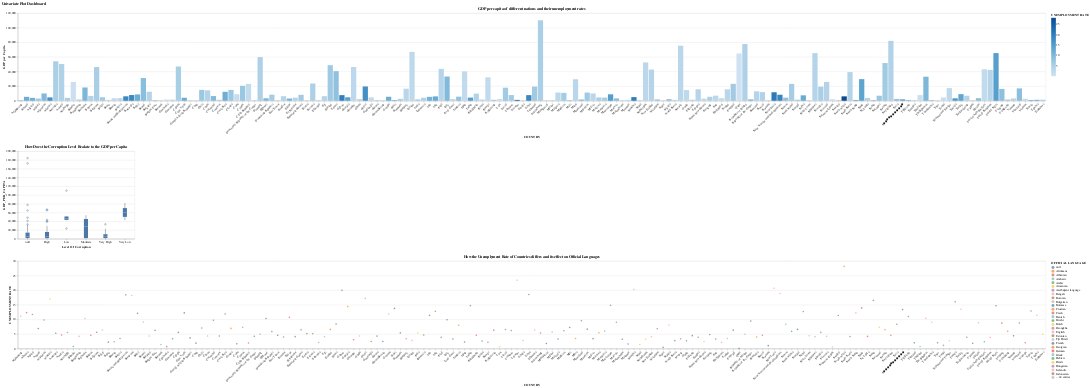

Notebook source saved alongside this figure:
### Code cell
alt.vconcat(
    alt.hconcat(country_gdp_plot.encode(alt.X('COUNTRY', axis = alt.Axis(labelAngle=-45)))),
    alt.hconcat(
        gdp_plot.properties(width=400, height=300)  # Set width and height as needed
    ),
    alt.hconcat(country_plot.encode(alt.X('COUNTRY', axis = alt.Axis(labelAngle=-45))),),
    title='Univariate Plot Dashboard'
).resolve_legend(
    color='independent'
).configure_axis(
    labelAngle=0
)

### Figure 1 — Vega-Lite specification as saved in the notebook (floating-point values rounded to 4 significant figures; data arrays with more than 128 entries replaced by an {"elided": "..."} marker saying what was removed)
{"config": {"view": {"continuousWidth": 300, "continuousHeight": 300}, "axis": {"labelAngle": 0}}, "vconcat": [{"hconcat": [{"mark": {"type": "bar"}, "encoding": {"color": {"field": "UNEMPLOYMENT RATE", "type": "quantitative"}, "x": {"axis": {"labelAngle": -45}, "field": "COUNTRY", "type": "nominal"}, "y": {"field": "GDP_PER_CAPITA", "title": "GDP per Capita", "type": "quantitative"}}, "title": "GDP per capita of different nations and their unemployment rates"}]}, {"hconcat": [{"mark": {"type": "boxplot"}, "encoding": {"x": {"field": "Level Of Corruption", "type": "nominal"}, "y": {"field": "GDP_PER_CAPITA", "type": "quantitative"}}, "height": 300, "title": "How Does the Corruption Level Realate to the GDP per Capita", "width": 400}]}, {"hconcat": [{"mark": {"type": "circle"}, "encoding": {"color": {"field": "OFFICIAL LANGUAGE", "type": "nominal"}, "x": {"axis": {"labelAngle": -45}, "field": "COUNTRY", "type": "nominal"}, "y": {"field": "UNEMPLOYMENT RATE", "type": "quantitative"}}, "title": "How the Unemplyment Rate of Countries differs and its effect on Official Languages"}]}], "data": {"name": "data-262f40a53c343d2d2614cd95f6703c32"}, "resolve": {"legend": {"color": "independent"}}, "title": "Univariate Plot Dashboard", "$schema": "https://vega.github.io/schema/vega-lite/v5.8.0.json", "datasets": {"data-262f40a53c343d2d2614cd95f6703c32": {"elided": "195 records"}}}
